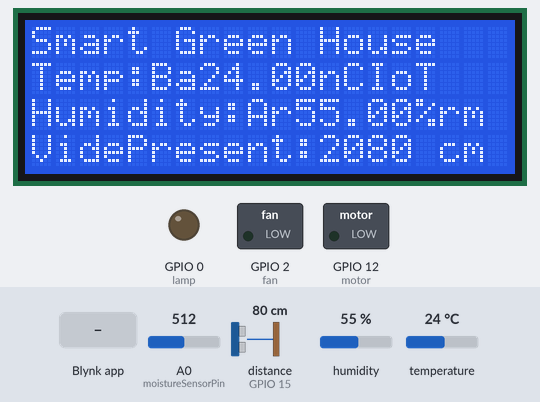
This sketch was run on a simulated ESP8266 (NodeMCU). On the bench: 20×4 character LCD, switched loads named in the sketch (green lamp = pin HIGH), output pins drawn as LEDs (lit = HIGH). Wiring (inferred from the names in the program): ultrasonic range finder: trigger GPIO 13; echo GPIO 15. The inputs (shaded band) are chosen by the test bench; at power-on: A0 (moistureSensorPin) = 512, distance to the obstacle (sensor on GPIO 15) 80 cm, humidity 55 %, temperature 24 °C. The echo pulse lasts 58.3 µs per cm; WiFi joins after 1.5 s; servers stay silent unless stated; pins used as bus, display or sensor lines are not drawn; what the sketch prints to the serial monitor is not drawn.

Above: at 8.6 s.
8.7 s: Blynk app writes 1 to V4
At 9.9 s:
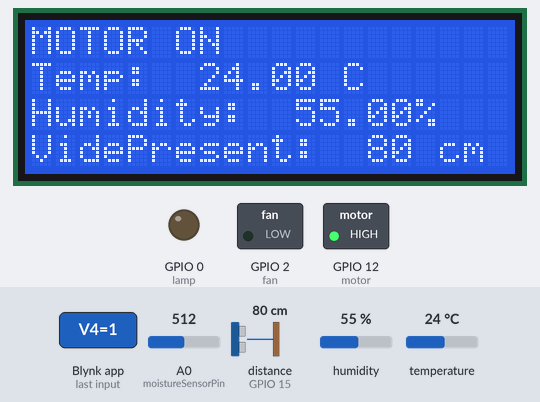
10.2 s: Blynk app writes 1 to V3
At 10.8 s:
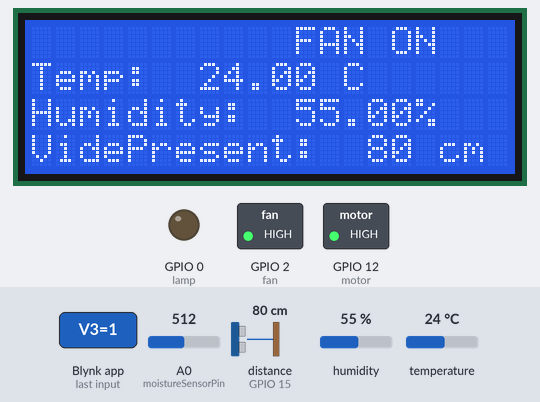
11.7 s: Blynk app writes 0 to V4
At 12.1 s:
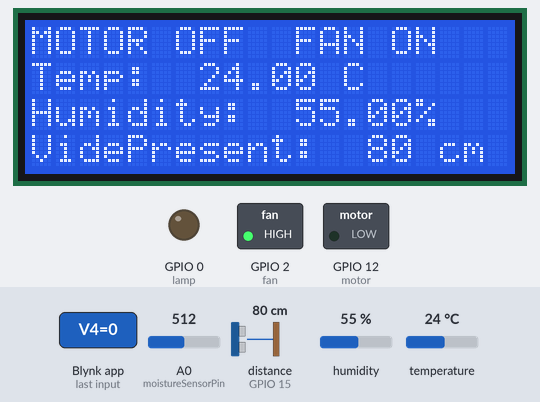
13.2 s: Blynk app writes 0 to V3
At 13.8 s:
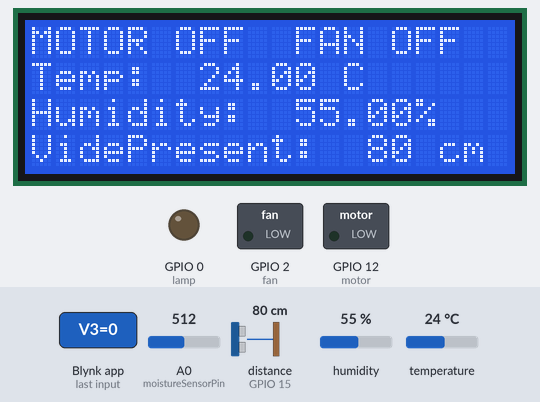
14.7 s: A0 (moistureSensorPin) set to 692
16.2 s: A0 (moistureSensorPin) set to 717
At 17.4 s:
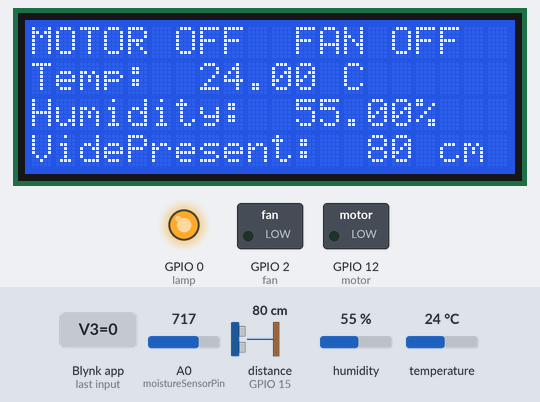
Timing chart, 0 to 18.7 s (numbered marks = the images above; inputs shaded):
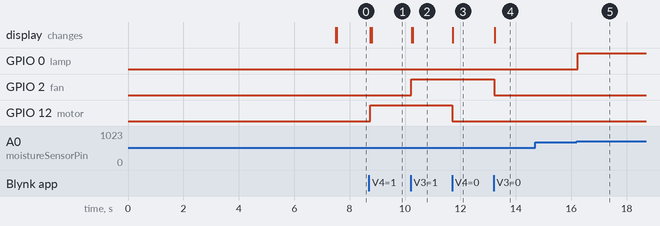

The sketch:

smartgreenhouse.ino
```cpp
#define BLYNK_TEMPLATE_ID "TMPL290nBqKgi"
#define BLYNK_TEMPLATE_NAME "Smart Green House"
#define BLYNK_AUTH_TOKEN "TDCsWapbuW3Y6pCTMBRd0-fOexFpOptH"

#include<BlynkSimpleEsp8266.h>
#include "DHT.h"
#include <ESP8266WiFi.h>
#include<LiquidCrystal_I2C.h>
#include<Wire.h>


LiquidCrystal_I2C lcd(0x27 , 20, 4) ;
#define DHT11_PIN 14

#define TRIGGERPIN 13//D7
#define ECHOPIN 15//D8


char ssid[]= "ULK HOTSPOT";
char password[] = "ulkhotspot@2015";
/*char ssid[]= "ULK-SOCOBA";
char password[] = "socoba#2023";*/
char auth[]= BLYNK_AUTH_TOKEN;

DHT dht11(DHT11_PIN, DHT11);
int moistureSensorPin = A0;
int moistureSensorValue;
long duration, distance;
int lamp= 0 ; // D3
int fan= 2 ; // D4
int motor= 12 ; // D6
double humi;
double tempC;

BlynkTimer timer;

void myTimer() {
  Blynk.virtualWrite(V0,humi);
  Blynk.virtualWrite(V1,tempC);
  Blynk.virtualWrite(V2,distance);

}

BLYNK_WRITE(V3){
  int value=param.asInt();
  if (value==1){
    digitalWrite(fan,HIGH);

    lcd.setCursor(11,0);
    lcd.clear();
    lcd.setCursor(11,0);
    lcd.print("FAN ON");
  }
  else{
    digitalWrite(fan,LOW);
    lcd.setCursor(11,0);
    lcd.print("FAN OFF");
  }
}

BLYNK_WRITE(V4){
  int value=param.asInt();
  if (value==1){
    digitalWrite(motor,HIGH);
    lcd.setCursor(0,0);
    lcd.clear();
    lcd.setCursor(0,0);
    lcd.print("MOTOR ON");

  }
  else{
    digitalWrite(motor,LOW);
    lcd.setCursor(0,0);
    lcd.print("MOTOR OFF");
  }
}
BLYNK_CONNECTED(){
  Blynk.syncVirtual(V3);
  Blynk.syncVirtual(V4);
}

void setup() {
  Serial.begin(115200);


  WiFi.begin(ssid, password);
    while (WiFi.status() != WL_CONNECTED) {
    delay(1000);
    Serial.println("Connecting to WiFi...");
    delay(3000);
    }
    Serial.println("Connected");
    delay(3000);
  dht11.begin(); // initialize the sensor
  pinMode(moistureSensorPin,INPUT);
  pinMode(TRIGGERPIN, OUTPUT);
  pinMode(ECHOPIN, INPUT);
  pinMode(lamp,OUTPUT);
  pinMode(fan, OUTPUT);
  pinMode(motor, OUTPUT);

  Blynk.begin(auth,ssid,password);
  timer.setInterval(1000L,myTimer);

  Wire.begin(); //BROCHES ESP8266
  lcd.init();
  lcd.backlight();
  lcd.setCursor(0,0);
  lcd.print("Smart Green House");
  lcd.setCursor(5,1);
  lcd.print("Based on IoT");
  lcd.setCursor(0,2);
  lcd.print("Made by @Arn & @Arm");
  lcd.setCursor(5,3);
  lcd.print("08-MAY-2024");
}

void loop() {

  // read humidity
  humi  = dht11.readHumidity();
  // read temperature as Celsius
  tempC = dht11.readTemperature();
  // read temperature as Fahrenheit
  float tempF = dht11.readTemperature(true);

  // check if any reads failed
  if (isnan(humi) || isnan(tempC) || isnan(tempF)) {
    Serial.println("Failed to read from DHT11 sensor!");
  } else {
    Serial.print("DHT11# Humidity: ");
    Serial.print(humi);
    Serial.print("%");

    Serial.print("  |  ");

    Serial.print("Temperature: ");
    Serial.print(tempC);
    Serial.print("°C ~ ");
    Serial.print(tempF);
    Serial.println("°F");

    lcd.setCursor(0,1);
    lcd.print("Temp:");

    lcd.setCursor(7,1);
    lcd.print(tempC);
    lcd.setCursor(13,1);
    lcd.print("C");

    lcd.setCursor(0,2);
    lcd.print("Humidity:");

    lcd.setCursor(11,2);
    lcd.print(humi);
    lcd.setCursor(16,2);
    lcd.print("%");

    lcd.setCursor(0,3);
    lcd.print("VidePresent:");
    lcd.setCursor(14,3);
    lcd.print(distance);
    lcd.setCursor(17,3);
    lcd.print("cm");


  }
  moistureSensorValue = analogRead(moistureSensorPin);
  Serial.print("moistureSensorValue: ");
  Serial.println (moistureSensorValue);

  if(moistureSensorValue>700){
    digitalWrite(lamp,HIGH);
  }
  else{
    digitalWrite(lamp,LOW);
  }

  digitalWrite(TRIGGERPIN, LOW);
  delayMicroseconds(3);

  digitalWrite(TRIGGERPIN, HIGH);
  delayMicroseconds(10);

  digitalWrite(TRIGGERPIN, LOW);
  duration = pulseIn(ECHOPIN, HIGH);
  distance = (duration/2) / 29.1;
  Serial.print ("Distance from obsacle is: ");
  Serial.print(distance);
  Serial.println("Cm");


  Blynk.run();
  timer.run();
}
```

Measured:
- the behaviour switches between 700 and 701 on A0 (moistureSensorPin) (found by bisection; images 4 and 5)
- after the input at 8.7 s, GPIO 12 (motor): LOW → HIGH at once; the display: first changes after 0.05 s (image 1 shows a later state)
- after the input at 10.2 s, GPIO 2 (fan): LOW → HIGH at once; the display: first changes at once (image 2 shows a later state)
- after the input at 11.7 s, GPIO 12 (motor): HIGH → LOW at once; the display: changes at once (image 3)
- after the input at 13.2 s, GPIO 2 (fan): HIGH → LOW at once; the display: changes at once (image 4)
- after the input at 14.7 s, every drawn part: stays the same
- after the input at 16.2 s, GPIO 0 (lamp): LOW → HIGH at once
